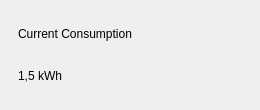
<?xml version='1.0' encoding='utf-8'?>
<ui version="4.0">
 <class>StatCard</class>
 <widget class="QWidget" name="StatCard">
  <property name="geometry"><rect><x>0</x><y>0</y><width>260</width><height>110</height></rect></property>
  <layout class="QVBoxLayout" name="statRoot">
   <property name="leftMargin"><number>0</number></property><property name="topMargin"><number>0</number></property>
   <property name="rightMargin"><number>0</number></property><property name="bottomMargin"><number>0</number></property>
   <property name="spacing"><number>0</number></property>
   <item>
    <widget class="QCustomGlassFrame" name="statGlass">
     <property name="backdropSource" stdset="0"><string>wallpaper</string></property>
     <property name="cornerRadius" stdset="0"><number>22</number></property>
     <layout class="QVBoxLayout" name="statLayout">
      <property name="leftMargin"><number>18</number></property><property name="topMargin"><number>16</number></property>
      <property name="rightMargin"><number>18</number></property><property name="bottomMargin"><number>16</number></property>
      <property name="spacing"><number>6</number></property>
      <item>
       <widget class="QLabel" name="statLabel">
        <property name="text"><string>Current Consumption</string></property>
        <property name="role" stdset="0"><string>mutedSm</string></property>
       </widget>
      </item>
      <item>
       <widget class="QLabel" name="statValue">
        <property name="text"><string>1,5 kWh</string></property>
        <property name="role" stdset="0"><string>statValue</string></property>
       </widget>
      </item>
     </layout>
    </widget>
   </item>
  </layout>
 </widget>
 <customwidgets>
  <customwidget><class>QCustomGlassFrame</class><extends>QFrame</extends><header>Custom_Widgets.QCustomGlassFrame</header><container>1</container></customwidget>
 <customwidget><class>QPushButton</class><extends>QPushButton</extends><header location="global">Custom_Widgets.Theme.h</header><container>1</container></customwidget><customwidget><class>QLabel</class><extends>QLabel</extends><header location="global">Custom_Widgets.Theme.h</header><container>1</container></customwidget></customwidgets>
 <connections />
</ui>
